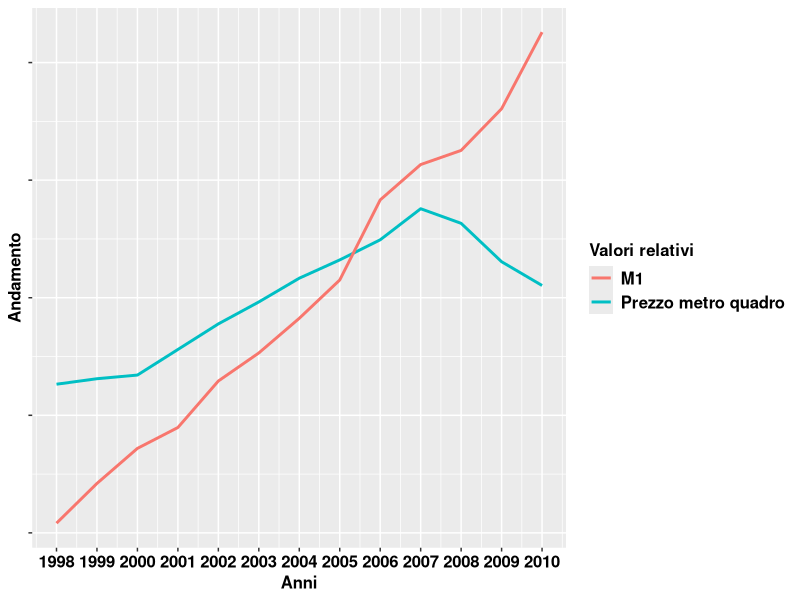

Source code (R):

library("ggplot2")
library("reshape2")


Sys.setlocale("LC_TIME", "en_US.UTF-8")

options( stringsAsFactors=F ) 

real_estate = read.csv("immobiliare.csv")

real_estate$Prezzo = real_estate$Prezzo / mean(real_estate$Prezzo)
real_estate$M1 = real_estate$M1 / mean(real_estate$M1)
ggplot() + 
  geom_line(data = real_estate,size=1, aes(x = Anno, y = Prezzo, color = "Prezzo metro quadro")) +
  geom_line(data = real_estate,size=1, aes(x = Anno, y = M1, color = "M1"))  +
  xlab("Anni") +
  ylab("Andamento") +
  scale_x_continuous(breaks=real_estate$Anno) +
  theme(axis.text.x = element_text(colour="black", size=12, face="bold")) +
  theme(axis.title  = element_text(colour="black", size=12, face="bold")) +
  theme(axis.text.y = element_blank()) +
  theme(legend.title = element_text(colour="black", size=12, face="bold")) +
  theme(legend.text = element_text(colour="black", size=12, face="bold")) +
  scale_colour_discrete(name = "Valori relativi")
